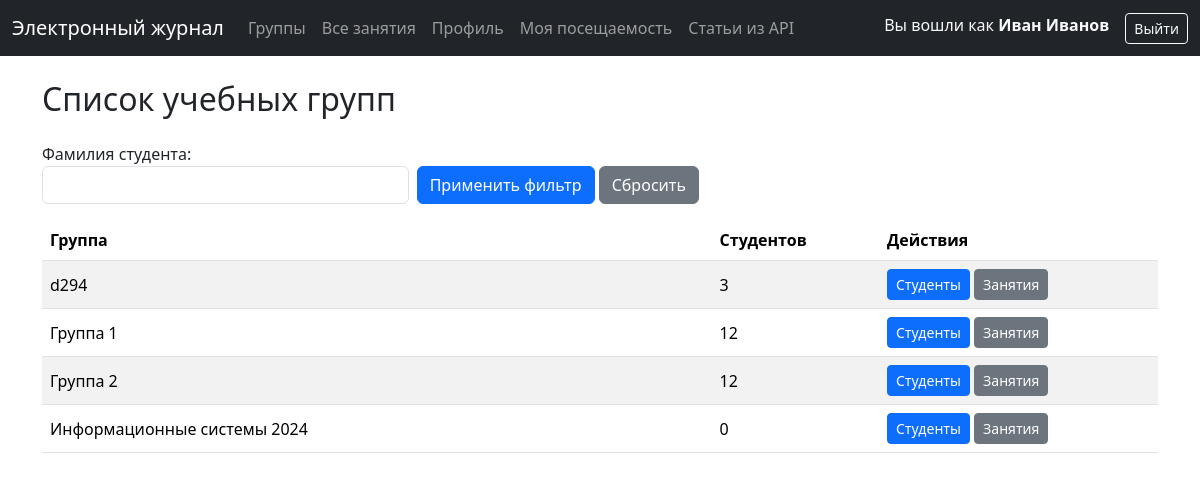
/teacher/groups/ (signed in), run on the app's committed database.
### users/models.py (models this page shows)
class User(AbstractUser):
    username = models.CharField(
        max_length=150,
        unique=True,
        verbose_name='Логин',
        help_text='Латиница, цифры и @#$%^&+=!_.-/?*()',
    )
    @property
    def is_student(self):
        return hasattr(self, 'student')
    @property
    def is_teacher(self):
        return hasattr(self, 'teacher')
    def get_full_name(self):
        if self.first_name and self.last_name:
            return f"{self.first_name} {self.last_name}"
        return self.username
    class Meta:
        constraints = [
            models.CheckConstraint(
                name='username_allowed_chars',
                check=Q(username__regex=ALLOWED_RE),
            ),
        ]

### journal/models.py (models this page shows, shortened)
class Group(models.Model):
    id_group = models.CharField(max_length=100, unique=True, verbose_name='Номер группы')
    name = models.CharField(max_length=200, verbose_name='Группа')
    year_priem = models.CharField(max_length=200, verbose_name='Год приема')
    study_form = models.CharField(max_length=200, blank=True, null=True, verbose_name='Форма обучения')
    level = models.CharField(max_length=200, blank=True, null=True, verbose_name='Уровень')
    faculty = models.CharField(max_length=200, blank=True, null=True, verbose_name='Факультет')
    department = models.CharField(max_length=200, blank=True, null=True, verbose_name='Подразделение')
    term_number = models.CharField(max_length=2, blank=True, verbose_name='Период')
    number_of_active_students = models.CharField(max_length=2, blank=True, verbose_name='Количество студентов')
    status = models.BooleanField(default=False, blank=True)
    semestr = models.CharField(max_length=10, blank=True, verbose_name='Семестр')
    history = HistoricalRecords()
    class Meta:
        unique_together = [("id_group", "name")]
        verbose_name = 'Группа'
        verbose_name_plural = 'Группы'
        ordering = ['name']

### journal/views.py (the view)
# urls.py: path("teacher/groups/", views.GroupListView.as_view(), name="teacher-groups"),
class GroupListView(LoginRequiredMixin, TeacherRequiredMixin, ListView):
    model = Group
    template_name = "teacher/groups.html"
    context_object_name = "groups"
    paginate_by = 10
    def get_queryset(self):
        queryset = Group.objects.all().order_by("name")
        self.filter_form = StudentFilterForm(self.request.GET)  # Можно использовать StudentFilterForm для поиска по группам
        if self.filter_form.is_valid():
            cd = self.filter_form.cleaned_data
            pass
        return queryset
    def get_context_data(self, **kwargs):
        context = super().get_context_data(**kwargs)
        context["title"] = "Список учебных групп"
        context["filter_form"] = getattr(self, 'filter_form', StudentFilterForm())
        query_params = self.request.GET.copy()
        if 'page' in query_params:
            query_params.pop('page')
        context["filter_params"] = query_params.urlencode()
        return context

### journal/filters.py
class StudentFilterForm(forms.Form):
    last_name = forms.CharField(
        required=False,
        label="Фамилия студента",
        widget=forms.TextInput(attrs={"class": "form-control"})
    )

### journal/mixins.py (called while the page is built)
    def test_func(self):
        user = self.request.user
        if not user.is_authenticated:
            return False
        return hasattr(user, 'teacher') and user.teacher is not None

### templates/teacher/groups.html (shortened to what this page needs)
{% extends "base.html" %}
{% block content %}
<h2 class="mb-4">Список учебных групп</h2>
<form method="get" action="" class="form-inline mb-3">
    <div class="row g-2 align-items-end">
        <div class="col-md-4">
            {{ filter_form.last_name.label_tag }}
            {{ filter_form.last_name }}
        </div>
        <div class="col-md-4">
            <button type="submit" class="btn btn-primary">Применить фильтр</button>
            <a href="{% url 'teacher-groups' %}" class="btn btn-secondary">Сбросить</a>
        </div>
    </div>
</form>
<table class="table table-striped align-middle">
    <thead>
        <tr>
            <th>Группа</th>
            <th style="width: 15%">Студентов</th>
            <th style="width: 25%">Действия</th>
        </tr>
    </thead>
    <tbody>
        {% for group in groups %}
        <tr>
            <td>{{ group.name }}</td>
            <td>{{ group.student_set.count }}</td>
            <td>
                <a href="{% url 'teacher-group-students' group.id %}" class="btn btn-sm btn-primary">Студенты</a>
                <a href="{% url 'teacher-group-lessons' group.id %}" class="btn btn-sm btn-secondary">Занятия</a>
            </td>
        </tr>
        {% empty %}
        <tr>
            <td colspan="3" class="text-center text-muted">Групп пока нет.</td>
        </tr>
        {% endfor %}
    </tbody>
</table>
{% endblock content %}

### templates/base.html (shortened to what this page needs)
<!DOCTYPE html>
<html lang="ru">
<head>
    <link href="https://cdn.jsdelivr.net/npm/bootstrap@5.3.2/dist/css/bootstrap.min.css" rel="stylesheet">
    {% load static %}
    <link href="{% static 'journal/css/styles.css' %}" rel="stylesheet">
    <link rel="stylesheet" href="https://cdn.jsdelivr.net/npm/bootstrap-icons@1.11.3/font/bootstrap-icons.min.css">
</head>
<body>
    <nav class="navbar navbar-expand-lg navbar-dark bg-dark">
        <div class="container-fluid">
            <a class="navbar-brand" href="{% url 'home' %}">Электронный журнал</a>
            <div class="collapse navbar-collapse" id="navbarSupportedContent">
                {% if user.is_authenticated %}
                <ul class="navbar-nav me-auto mb-2 mb-lg-0">
                    {% if user.is_teacher %}
                    <li class="nav-item">
                        <a class="nav-link" href="{% url 'teacher-groups' %}">Группы</a>
                    </li>
                    <li class="nav-item">
                        <a class="nav-link" href="{% url 'teacher-lessons-all' %}">Все занятия</a>
                    </li>
                    {% endif %}
                    {% if user.is_student %}
                    <li class="nav-item">
                        <a class="nav-link" href="{% url 'student-profile' %}">Профиль</a>
                    </li>
                    <li class="nav-item">
                        <a class="nav-link" href="{% url 'student-attendance' %}">Моя посещаемость</a>
                    </li>
                    {% endif %}
                    <li class="nav-item">
                        <a class="nav-link" href="{% url 'api-women' %}">Статьи из API</a>
                    </li>
                </ul>
                <ul class="navbar-nav ms-auto">
                    <li class="nav-item">
                        <span class="navbar-text text-light me-3">
                            Вы вошли как <strong>{{ user.get_full_name|default:user.username }}</strong>
                        </span>
                    </li>
                    <li class="nav-item">
                        <form method="post" action="{% url 'logout' %}" style="display: inline;">
                            <button type="submit" class="btn btn-outline-light btn-sm">Выйти</button>
                        </form>
                    </li>
                </ul>
                {% endif %}
            </div>
        </div>
    </nav>
    <div class="container py-4">
        {% block content %}{% endblock content %}
    </div>
</body>
</html>

### data on the page
User: get_full_name "Иван Иванов"
Group: name "d294", student_set.count "3"
Group: name "Группа 1", student_set.count "12"
Group: name "Группа 2", student_set.count "12"
Group: name "Информационные системы 2024", student_set.count "0"

### other printed values
{{ filter_form.last_name.label_tag }} "Фамилия студента:"
